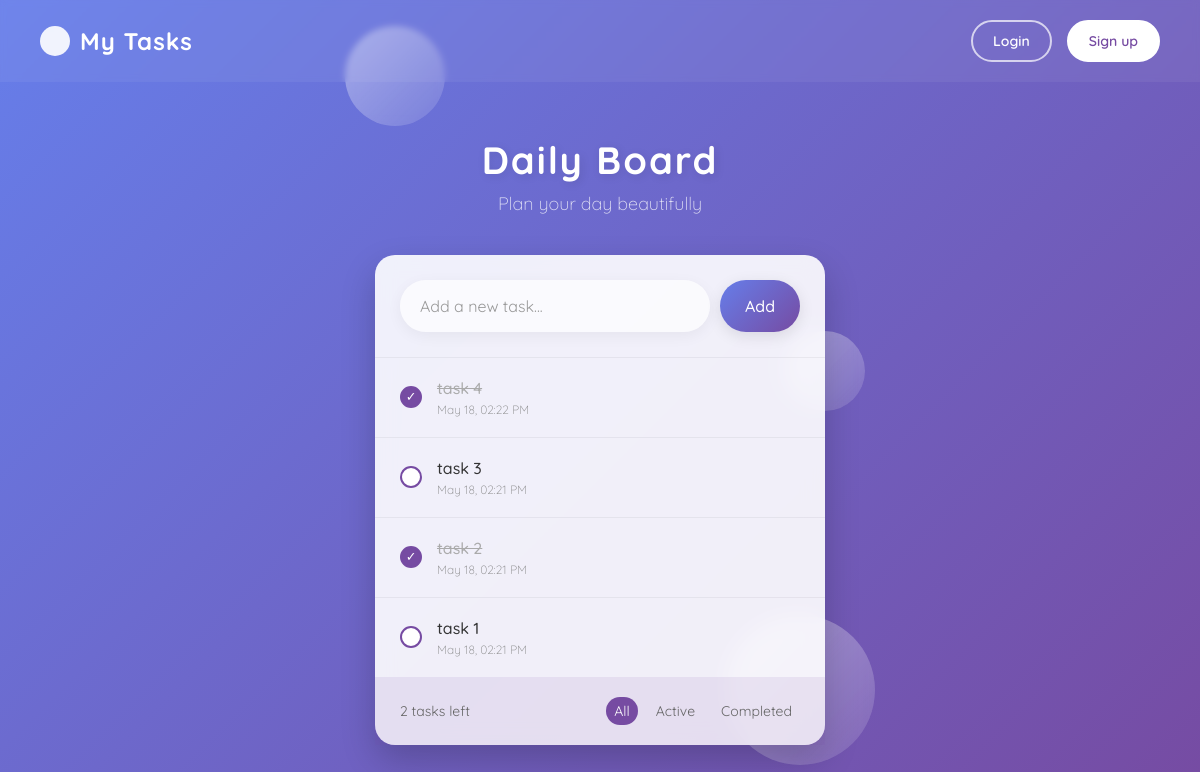
/, run on an earlier commit of the app's database.
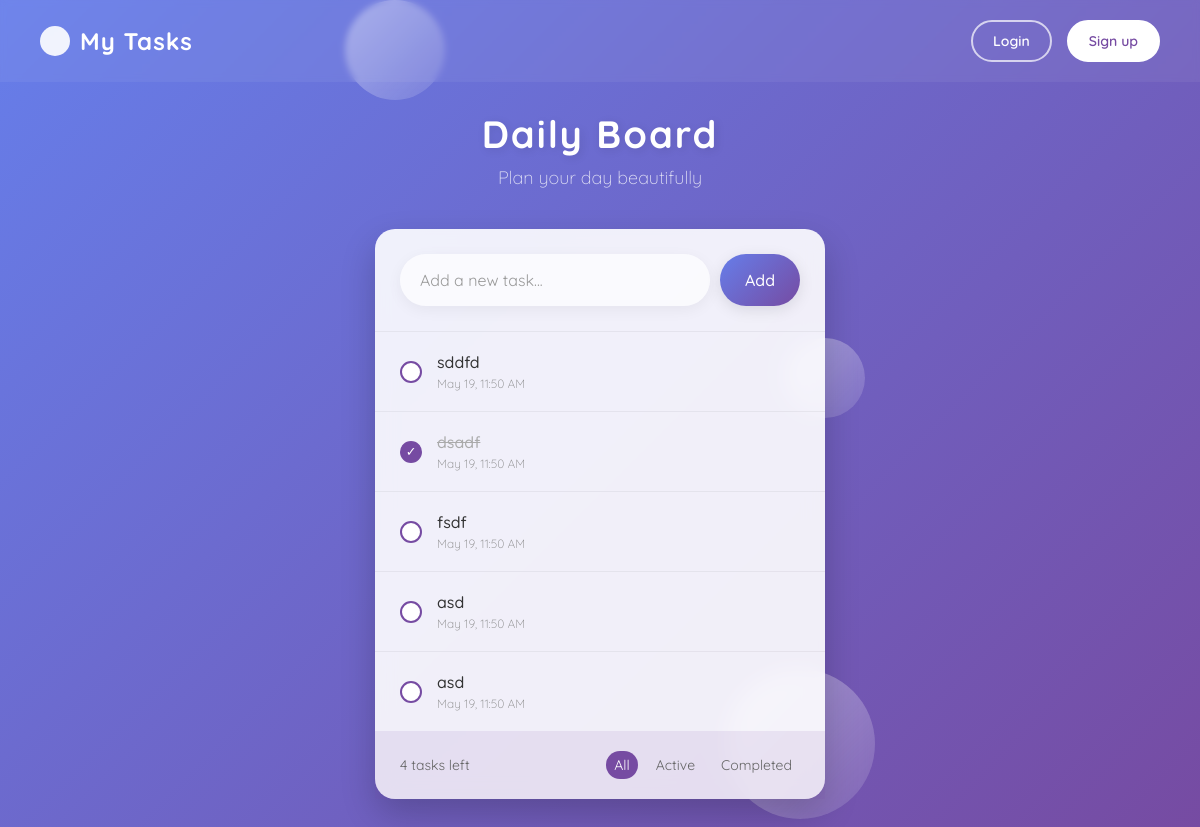
And on a later commit of the database.
### mainpage/models.py (models this page shows, shortened)
class TodoList(models.Model):
    task = models.CharField(max_length=200)
    created_at = models.DateTimeField(auto_now_add=True)
    is_checked = models.BooleanField(default=False)

### mainpage/views.py (the view)
# urls.py: path('', views.show_task, name="home"),
def show_task(request):
    task = request.session.pop('prefill_task', '')
    task_list = TodoList.objects.all().order_by('-created_at')
    count = TodoList.objects.filter(is_checked = False).count()
    return render(request,'index.html',{"task_list":task_list,'task': task,"count":count})

### templates/index.html
{% extends 'base.html'%}
{% block navbar %}
    {% include 'navbar.html'%}
{% endblock navbar %}
{% block main_content %}
    {% include 'header.html'%}
    <div class="todo-card">
        {% include 'inputBox.html'%}
        <ul class="todo-list">
            {% include 'content.html'%}
        </ul>
        {% include 'filter.html'%}
    </div>
{% endblock main_content %}

### templates/base.html (shortened to what this page needs)
{% load static %}
<!DOCTYPE html>
<html lang="en">
<head>
    <link rel="stylesheet" href="{% static 'css/style.css'%}">
</head>
<body>
    <div class="container">
        {% block navbar %}
        {% endblock navbar %}
        {% block main_content %}
        {% endblock main_content %}
        <div class="floating-bubble bubble-1"></div>
        <div class="floating-bubble bubble-3"></div>
    </div>
</body>
</html>

### templates/navbar.html
<div class="navbar">
  <a href="{%url 'home' %}" class="navbar-brand">
    <div class="navbar-logo"></div>
    <div class="navbar-title">My Tasks</div>
  </a>
  <div class="navbar-buttons">
    <a href="{%url 'login' %}" class="nav-btn login-nav-btn">Login</a>
    <a href="{%url 'signup' %}" class="nav-btn signup-nav-btn">Sign up</a>
  </div>
</div>

### templates/header.html
<div class="todo-header">
    <h1>Daily Board</h1>
    <p>Plan your day beautifully</p>
</div>

### templates/inputBox.html (shortened to what this page needs)
<div>
  <form class="add-task" method="post" action="{% url 'add' %}" enctype="multipart/form-data">
    <input type="text" name="task" placeholder="Add a new task..." value="{{task}}"/>
    <button type="submit" class="add-btn" data-tooltip="Add task">Add</button>
  </form>
</div>

### templates/content.html (shortened to what this page needs)
{% for list in task_list %}
    <li class="todo-item {% if list.is_checked %}completed{% endif %}" >
      <div
      {% if list.is_checked %}
      data-tooltip="Unmark"
      {% else %}
      data-tooltip="Mark as done"
      {% endif %}
      class="checkbox-wrapper">
        <a href="{% url 'checkbox' list.id %}" >
          <span class="checkbox{% if list.is_checked %}-checked{% endif %}">
            {% if list.is_checked %}✓{% endif %}
          </span>
        </a>
      </div>
      <div class="todo-item-content">
        <div class="todo-item-title">{{ list.task}}</div>
        <div class="todo-item-date">{{ list.created_at|date:"M d, h:i A" }}</div>
      </div>
    </li>
  {% endfor %}

### templates/filter.html (shortened to what this page needs)
<div class="todo-footer">
    <div class="items-left">
      {% if task_list %}
          {% if count < 1 %}
              {% if request.resolver_match.url_name == 'home' or request.resolver_match.url_name == 'completed' %}
                  All tasks are completed
              {% elif request.resolver_match.url_name == 'active' %}
                  No active tasks
              {% endif %}
          {% else %}
              {% if request.resolver_match.url_name == 'home' or request.resolver_match.url_name == 'active' %}
                  {{ count }} task{{ count|pluralize }} left
              {% elif request.resolver_match.url_name == 'completed' %}
                  {{ count }} completed task{{ count|pluralize }}
              {% endif %}
          {% endif %}
      {% else%}
        No available tasks
      {% endif %}
    </div>
    <div class="filters">
        <a href="{% url 'home' %}" id="all" class="filter" data-tooltip="Show all tasks">All</a>
        <a href="{% url 'active' %}" id="active" class="filter" data-tooltip="Show active tasks">Active</a>
        <a href="{% url 'completed' %}" id="completed" class="filter" data-tooltip="Show completed tasks">Completed</a>
    </div>
</div>

What changed in the data, as far as the page shows it:
removed TodoList: task "task 4", created_at "May 18, 02:22 PM", is_checked True (drawn)
removed TodoList: is_checked False (drawn), task "task 3", created_at "May 18, 02:21 PM"
removed TodoList: task "task 2", created_at "May 18, 02:21 PM", is_checked True (drawn)
removed TodoList: is_checked False (drawn), task "task 1", created_at "May 18, 02:21 PM"
added TodoList: is_checked False (drawn), task "sddfd", created_at "May 19, 11:50 AM"
added TodoList: task "dsadf", created_at "May 19, 11:50 AM", is_checked True (drawn)
added TodoList: is_checked False (drawn), task "fsdf", created_at "May 19, 11:50 AM"
added TodoList: is_checked False (drawn), task "asd", created_at "May 19, 11:50 AM"
added TodoList: is_checked False (drawn), task "asd", created_at "May 19, 11:50 AM"
Also different on the page:
{{ count }}: "2" → "4"
